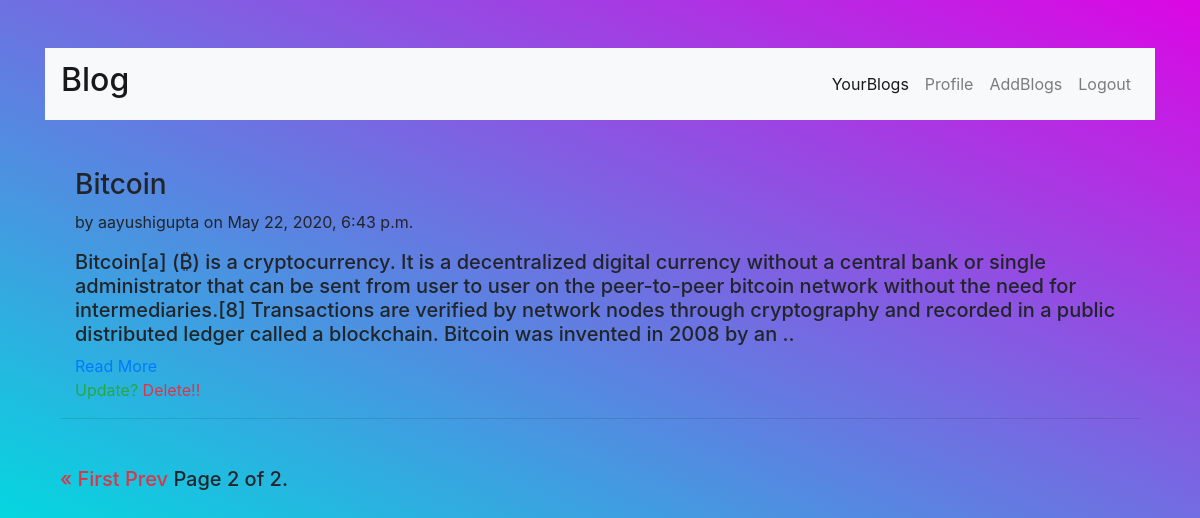
The page /home/?page=2 (signed in) on the database its author committed.
### blog/models.py (models this page shows)
class Posts(models.Model):
    post_id=models.AutoField(primary_key=True)
    title=models.CharField(max_length=100)
    content=models.TextField()
    date_posted=models.DateTimeField(default=timezone.now)
    author=models.ForeignKey(User,on_delete=models.CASCADE)

### blog/views.py (the view)
# urls.py: 2. Add a URL to urlpatterns:  path('', views.home, name='home')
@login_required(login_url='/register')
def home(request):
    nm=request.user
    posts = Posts.objects.filter(author = request.user).order_by('-date_posted')
    paginator = Paginator(posts, 2)
    page_number = request.GET.get('page')
    page_obj = paginator.get_page(page_number)
    posts={'page_obj': page_obj,'posts':posts,'nm':nm}
    return render(request,'home.html',posts)

### templates/home.html (shortened to what this page needs)
{% extends  'basic2.html' %}
{% block body%}
<div class="container my-5">
	{% for post in page_obj %}
	<div class="col-12 ">
<h3>{{post.title}}</h3>
		<p>by {{post.author}} on {{post.date_posted}}</p>
        <h5>{{post.content|slice:"0:400"}}..</h5>
<a class="text-primary" href="/posts_view/{{post.post_id}}">Read More</a><br>
<a class="text-success" href="/update_post/{{post.post_id}}">Update?</a>
<a class="text-danger" href="/delete_blog/{{post.post_id}}">Delete!!</a>
</div>
<hr>
{% endfor%}
</div>
<div class="container">
  <h5>
<div class="pagination">
    <span class="step-links">
        {% if page_obj.has_previous %}
            <a href="?page=1" class="text-danger">&laquo; First</a>
            <a href="?page={{ page_obj.previous_page_number }}" class="text-danger">Prev</a>
        {% endif %}
        <span class="current">
            Page {{ page_obj.number }} of {{ page_obj.paginator.num_pages }}.
        </span>
    </span>
</div>
</h5>
</div>
{% endblock %}

### templates/basic2.html (style rules this page uses)
body { background-image: linear-gradient(to top right,#00dbdf,#dc06e4); justify-content: center; align-items: center; }

### rows shown on the page
Posts: title "Bitcoin", author "aayushigupta", date_posted "May 22, 2020, 6:43 p.m.", content "Bitcoin[a] (₿) is a cryptocurrency. It is a decentralized digital currency without a central bank or single administrator that can be sent from user to user on the peer-to-peer bitcoin network without the need for intermediaries.[8] Transactions are verified by network nodes through cryptography and recorded in a public distributed ledger called a blockchain. Bitcoin was invented in 2008 by an"

### other values the page prints
{{ page_obj.number }} "2"
{{ page_obj.paginator.num_pages }} "2"
